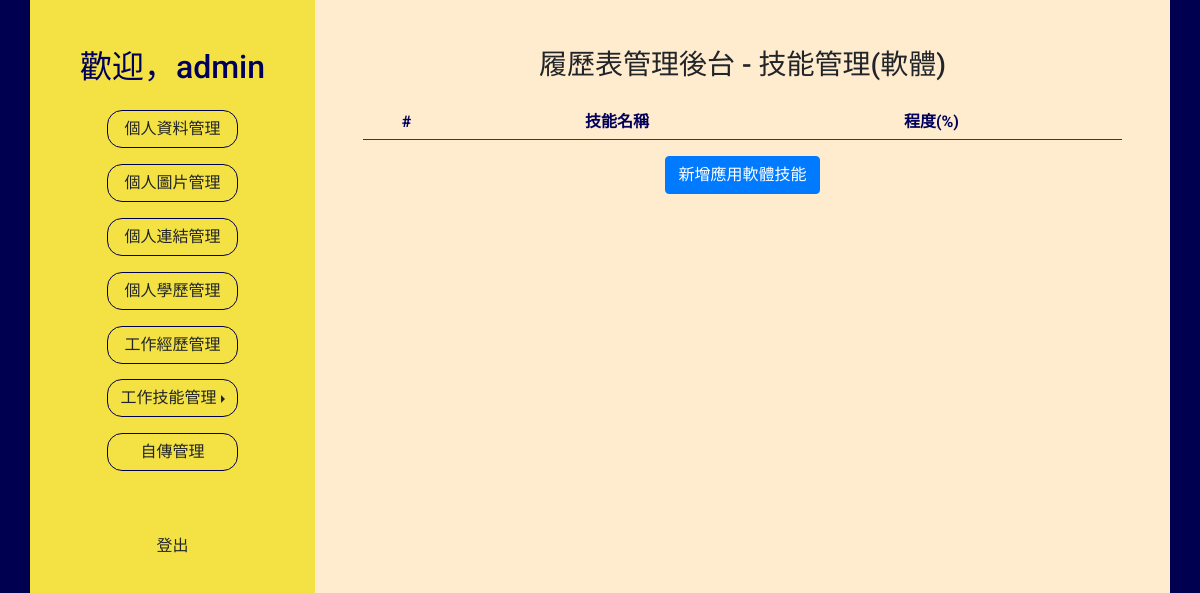
Before: /main.php?do=skill_software (signed in) with the older database file.
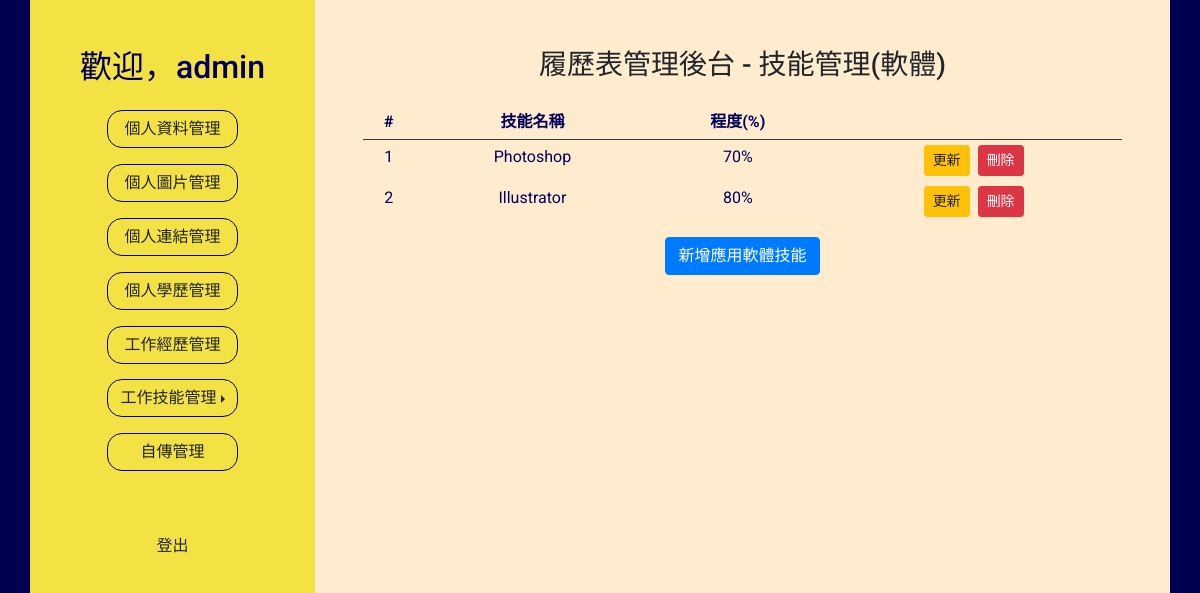
After: the same page with the newer database file.
### tables this page shows
CREATE TABLE `resume_skillsoft` (
  `id` int(10) UNSIGNED NOT NULL,
  `userid` int(10) UNSIGNED NOT NULL,
  `name` varchar(30) NOT NULL,
  `level` varchar(3) NOT NULL
);

### base.php (called while the page is built, shortened)
<?php
class DB{
  private $dsn  = "mysql:host=localhost;charset=utf8;dbname=resume";
  private $root = "root";
  private $password = "";
  private $table = "";
  private $pdo;
  public function __construct($table){
    $this->table = $table;
    $this->pdo = new PDO($this->dsn,$this->root,$this->password);
  }
  public function all(...$arg){
    $sql = "select * from `$this->table`";
    if(!empty($arg[0]) && is_array($arg[0])){
      foreach ($arg[0] as $key => $value){
        $tmp[]= sprintf("`%s`='%s'",$key,$value);
      }
      $sql = $sql . " where " . implode( " && " , $tmp);
    }
    return $this->pdo->query($sql)->fetchAll(PDO::FETCH_ASSOC);
  }
}
?>

### backend/skill_software.php (the view, shortened to what this page needs)
<h3>履歷表管理後台 - 技能管理(軟體)</h3>
<table class="table table-sm text-center table-borderless mt-3">
  <thead>
    <tr class="border-bottom border-dark ">
      <th>#</th>
      <th>技能名稱</th>
      <th>程度(%)</th>
      <th></th>
    </tr>
  </thead>
  <tbody>
    <tr>
      <?php
      $db = new DB("resume_skillsoft");
      $rows = $db->all(["userid" => $userid]);
      foreach ($rows as $key => $row) {
        echo "<td>" . ($key + 1) . "</td>";
        echo "<td>" . $row['name'] . "</td>";
        echo "<td>" . $row['level'] . "%" . "</td>";
      ?>
        <td>
          <button class="btn btn-warning btn-sm mr-1 ubtn" data-toggle="modal" data-target="#Modal2" id="<?= $row['id'] ?>">更新
          </button><button class="btn btn-danger btn-sm ml-1" onclick="del_software(<?= $row['id'] ?>)">刪除</button>
        </td>
    </tr>
  <?php  }  ?>
  </tbody>
</table>
<button type="button" class="btn btn-primary" data-toggle="modal" data-target="#Modal1">新增應用軟體技能</button>

Changed rows visible on the page:
added resume_skillsoft: name "Photoshop", level "70"
added resume_skillsoft: name "Illustrator", level "80"
